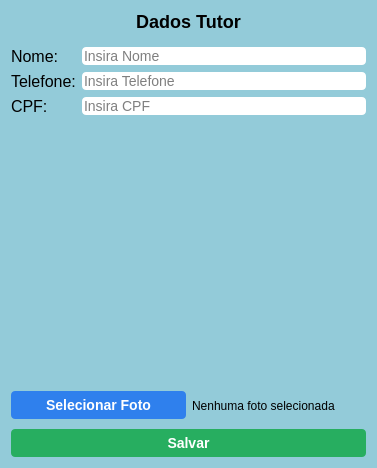
<?xml version="1.0" encoding="UTF-8"?>
<ui version="4.0">
 <class>Form</class>
 <widget class="QWidget" name="Form">
  <property name="geometry">
   <rect>
    <x>0</x>
    <y>0</y>
    <width>377</width>
    <height>468</height>
   </rect>
  </property>
  <property name="windowTitle">
   <string>Null</string>
  </property>
  <property name="styleSheet">
   <string notr="true">background-color: #93cbd9;</string>
  </property>
  <layout class="QVBoxLayout" name="verticalLayout">
   <item>
    <widget class="QLabel" name="label">
     <property name="maximumSize">
      <size>
       <width>100000</width>
       <height>20</height>
      </size>
     </property>
     <property name="styleSheet">
      <string notr="true">    font-family: &quot;Arial&quot;, sans-serif;
    font-size: 18px;
    font-weight: bold;</string>
     </property>
     <property name="text">
      <string>Dados Tutor</string>
     </property>
     <property name="alignment">
      <set>Qt::AlignCenter</set>
     </property>
    </widget>
   </item>
   <item>
    <spacer name="horizontalSpacer">
     <property name="orientation">
      <enum>Qt::Horizontal</enum>
     </property>
     <property name="sizeHint" stdset="0">
      <size>
       <width>356</width>
       <height>10</height>
      </size>
     </property>
    </spacer>
   </item>
   <item>
    <layout class="QFormLayout" name="formulario">
     <item row="0" column="0">
      <widget class="QLabel" name="nome_label">
       <property name="styleSheet">
        <string notr="true">    font-family: &quot;Arial&quot;, sans-serif;
    font-size: 16px;</string>
       </property>
       <property name="text">
        <string>Nome:</string>
       </property>
      </widget>
     </item>
     <item row="0" column="1">
      <widget class="QLineEdit" name="nome_input">
       <property name="styleSheet">
        <string notr="true">	background-color: white;
    font-family: &quot;Arial&quot;, sans-serif;
    font-size: 14px;
    border-radius: 4px;
    border: none;</string>
       </property>
       <property name="text">
        <string/>
       </property>
       <property name="maxLength">
        <number>30</number>
       </property>
       <property name="placeholderText">
        <string>Insira Nome</string>
       </property>
      </widget>
     </item>
     <item row="1" column="0">
      <widget class="QLabel" name="telefone_label">
       <property name="styleSheet">
        <string notr="true">    font-family: &quot;Arial&quot;, sans-serif;
    font-size: 16px;</string>
       </property>
       <property name="text">
        <string>Telefone:</string>
       </property>
      </widget>
     </item>
     <item row="1" column="1">
      <widget class="QLineEdit" name="telefone_input">
       <property name="styleSheet">
        <string notr="true">	background-color: white;
    font-family: &quot;Arial&quot;, sans-serif;
    font-size: 14px;
    border-radius: 4px;
    border: none;</string>
       </property>
       <property name="text">
        <string/>
       </property>
       <property name="placeholderText">
        <string>Insira Telefone</string>
       </property>
      </widget>
     </item>
     <item row="2" column="0">
      <widget class="QLabel" name="cpf_label">
       <property name="styleSheet">
        <string notr="true">    font-family: &quot;Arial&quot;, sans-serif;
    font-size: 16px;</string>
       </property>
       <property name="text">
        <string>CPF:</string>
       </property>
      </widget>
     </item>
     <item row="2" column="1">
      <widget class="QLineEdit" name="cpf_input">
       <property name="styleSheet">
        <string notr="true">	background-color: white;
    font-family: &quot;Arial&quot;, sans-serif;
    font-size: 14px;
    border-radius: 4px;
    border: none;</string>
       </property>
       <property name="text">
        <string/>
       </property>
       <property name="placeholderText">
        <string>Insira CPF</string>
       </property>
      </widget>
     </item>
    </layout>
   </item>
   <item>
    <layout class="QHBoxLayout" name="imagem_layout" stretch="0">
     <property name="sizeConstraint">
      <enum>QLayout::SetDefaultConstraint</enum>
     </property>
     <item>
      <widget class="QLabel" name="foto_preview">
       <property name="maximumSize">
        <size>
         <width>200</width>
         <height>200</height>
        </size>
       </property>
       <property name="text">
        <string/>
       </property>
       <property name="scaledContents">
        <bool>true</bool>
       </property>
      </widget>
     </item>
    </layout>
   </item>
   <item>
    <layout class="QHBoxLayout" name="foto_layout">
     <item>
      <widget class="QPushButton" name="botao_selecionar">
       <property name="styleSheet">
        <string notr="true">background-color: #2f80ed; color: white; padding: 6px 12px; border-radius: 4px;
border: none; font-size: 14px; font-weight: bold;</string>
       </property>
       <property name="text">
        <string>Selecionar Foto</string>
       </property>
      </widget>
     </item>
     <item>
      <widget class="QLabel" name="foto_label">
       <property name="maximumSize">
        <size>
         <width>16777215</width>
         <height>35</height>
        </size>
       </property>
       <property name="styleSheet">
        <string notr="true">    font-family: &quot;Arial&quot;, sans-serif;
    font-size: 12px;</string>
       </property>
       <property name="text">
        <string>Nenhuma foto selecionada</string>
       </property>
      </widget>
     </item>
    </layout>
   </item>
   <item>
    <widget class="QPushButton" name="botao_salvar">
     <property name="styleSheet">
      <string notr="true">background-color: #27ae60; color: white; padding: 6px 12px; border-radius: 4px;
border: none; font-size: 14px; font-weight: bold;</string>
     </property>
     <property name="text">
      <string>Salvar</string>
     </property>
    </widget>
   </item>
  </layout>
 </widget>
 <resources/>
 <connections/>
</ui>
